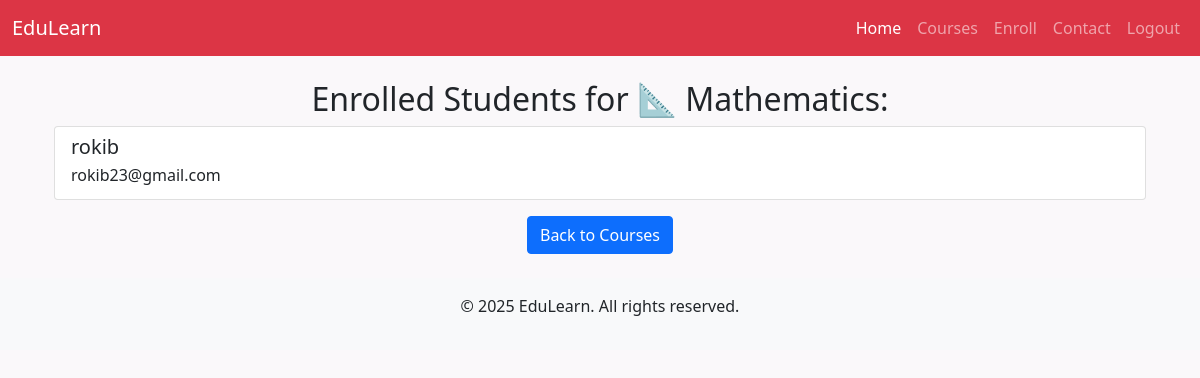
The page /4/students/ (signed in) on the database as committed earlier.
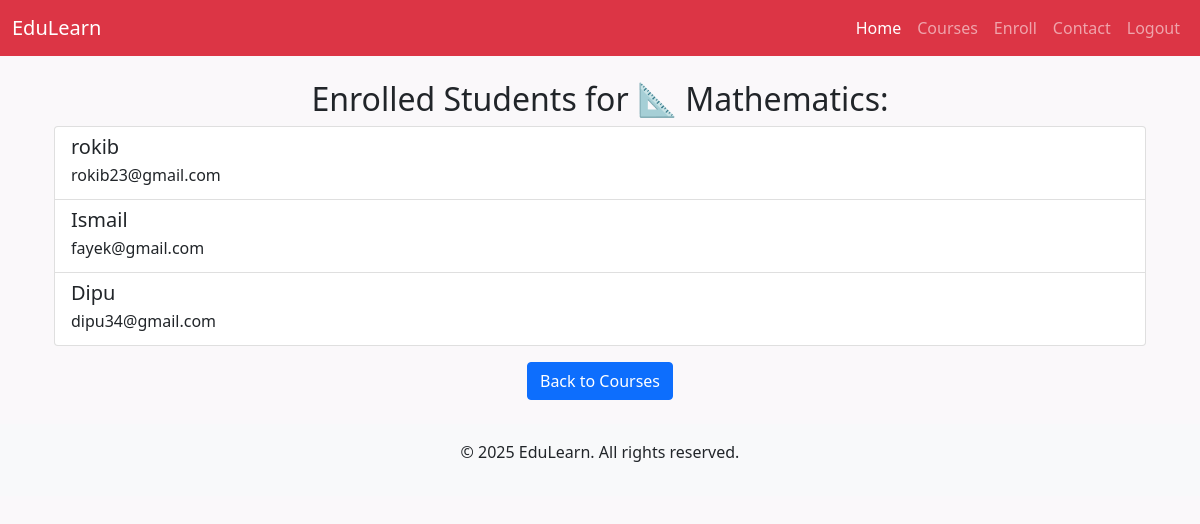
The same page on the database as committed later.
### courses/models.py (models this page shows, shortened)
class Student(models.Model):
    user = models.ForeignKey(User, on_delete=models.CASCADE)
    name = models.CharField(max_length=100, blank=True, null=True)
    email = models.EmailField()
    enrolled_courses = models.ManyToManyField(Course, related_name='students')
    completed_lessons = models.ManyToManyField('Lesson', blank=True)
    class Meta:
        unique_together = ('user', 'email')

### courses/views.py (the view)
# urls.py: path('<int:course_id>/students/', views.view_students, name='view_students'),
@login_required
def view_students(request, course_id):
    course = get_object_or_404(Course, id=course_id)
    students = course.students.all()
    return render(request, 'courses/view_students.html', {'course_id': course_id, 'students': students, 'course': course})

### template/courses/view_students.html
{% extends "courses/base.html" %}
{% block content %}
<div class="container mt-4">
    <h2 class="text-center">Enrolled Students for {{ course.title }}:</h2>
    {% if students %}
    <div class="list-group">
        {% for student in students %}
        <a href="#" class="list-group-item list-group-item-action">
            <h5 class="mb-1">{{ student.name }}</h5>
            <p class="mb-1">{{ student.email }}</p>
        </a>
        {% endfor %}
    </div>
    {% else %}
    <p class="text-center">No students enrolled in this course.</p>
    {% endif %}
    <div class="text-center mt-3">
        <a href="{% url 'courses:course_list' %}" class="btn btn-primary">Back to Courses</a>
    </div>
</div>
{% endblock %}

Rows that differ between the two databases and show on the page:
added Student: name "Ismail", email "fayek@gmail.com"
added Student: name "Dipu", email "dipu34@gmail.com"
